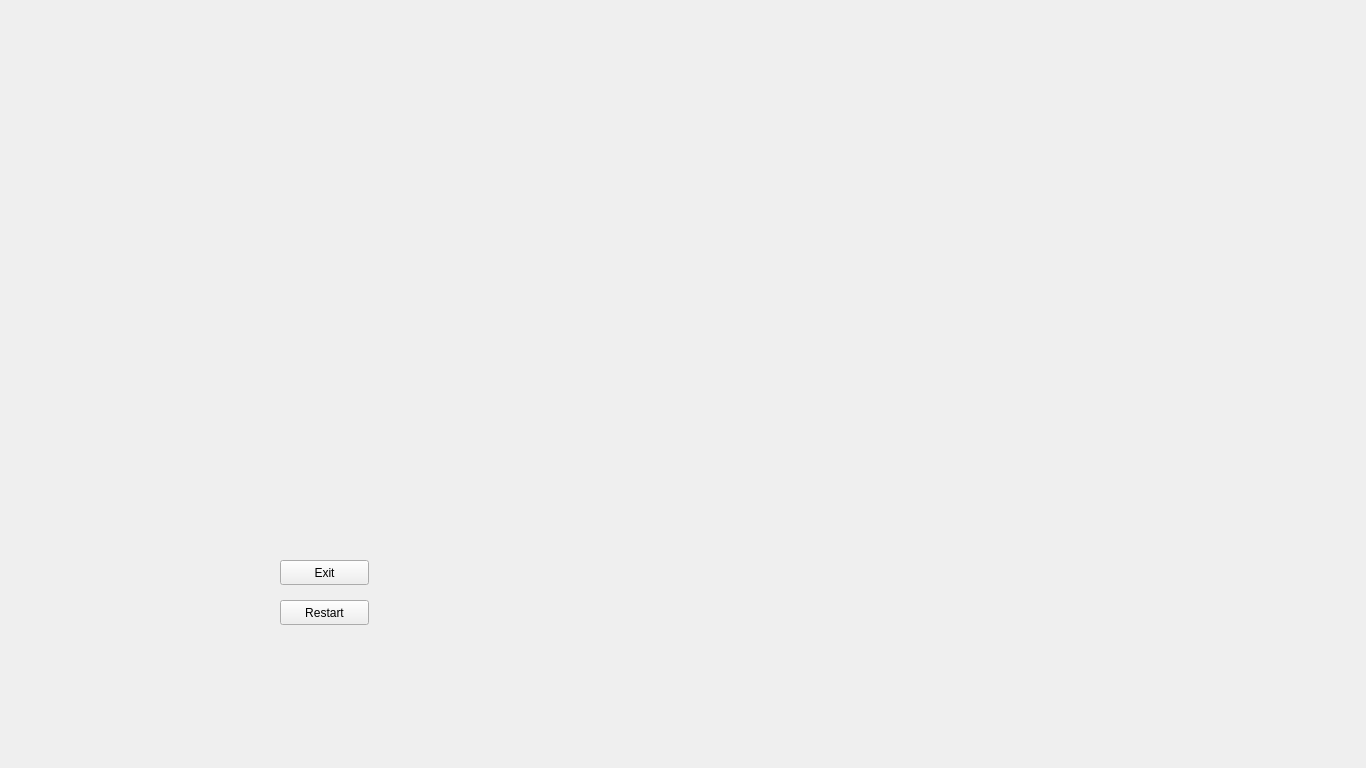
<?xml version="1.0" encoding="UTF-8"?>
<ui version="4.0">
 <class>endwindow</class>
 <widget class="QMainWindow" name="endwindow">
  <property name="geometry">
   <rect>
    <x>0</x>
    <y>0</y>
    <width>1366</width>
    <height>768</height>
   </rect>
  </property>
  <property name="windowTitle">
   <string>MainWindow</string>
  </property>
  <widget class="QWidget" name="centralwidget">
   <widget class="QLabel" name="winlabel">
    <property name="geometry">
     <rect>
      <x>220</x>
      <y>340</y>
      <width>721</width>
      <height>121</height>
     </rect>
    </property>
    <property name="text">
     <string/>
    </property>
    <property name="alignment">
     <set>Qt::AlignCenter</set>
    </property>
   </widget>
   <widget class="QPushButton" name="bexit">
    <property name="geometry">
     <rect>
      <x>280</x>
      <y>560</y>
      <width>89</width>
      <height>25</height>
     </rect>
    </property>
    <property name="text">
     <string>Exit</string>
    </property>
   </widget>
   <widget class="QPushButton" name="brestart">
    <property name="geometry">
     <rect>
      <x>280</x>
      <y>600</y>
      <width>89</width>
      <height>25</height>
     </rect>
    </property>
    <property name="text">
     <string>Restart</string>
    </property>
   </widget>
   <widget class="QLabel" name="jia">
    <property name="geometry">
     <rect>
      <x>910</x>
      <y>-40</y>
      <width>401</width>
      <height>691</height>
     </rect>
    </property>
    <property name="text">
     <string/>
    </property>
    <property name="pixmap">
     <pixmap resource="resources.qrc">:/screens/mingguangkai-removebg-preview.png</pixmap>
    </property>
   </widget>
   <widget class="QLabel" name="label_2">
    <property name="geometry">
     <rect>
      <x>470</x>
      <y>430</y>
      <width>491</width>
      <height>311</height>
     </rect>
    </property>
    <property name="text">
     <string/>
    </property>
    <property name="pixmap">
     <pixmap resource="resources.qrc">:/screens/hengdao.png</pixmap>
    </property>
   </widget>
   <widget class="QLabel" name="jiazi">
    <property name="geometry">
     <rect>
      <x>920</x>
      <y>250</y>
      <width>411</width>
      <height>501</height>
     </rect>
    </property>
    <property name="text">
     <string/>
    </property>
    <property name="pixmap">
     <pixmap resource="resources.qrc">:/screens/jiazi.png</pixmap>
    </property>
   </widget>
   <widget class="QLabel" name="label">
    <property name="geometry">
     <rect>
      <x>120</x>
      <y>20</y>
      <width>391</width>
      <height>301</height>
     </rect>
    </property>
    <property name="text">
     <string/>
    </property>
    <property name="pixmap">
     <pixmap resource="resources.qrc">:/screens/qingpingyue.png</pixmap>
    </property>
   </widget>
   <widget class="QLabel" name="hscorelabel">
    <property name="geometry">
     <rect>
      <x>550</x>
      <y>280</y>
      <width>291</width>
      <height>51</height>
     </rect>
    </property>
    <property name="text">
     <string/>
    </property>
   </widget>
   <zorder>winlabel</zorder>
   <zorder>bexit</zorder>
   <zorder>brestart</zorder>
   <zorder>label_2</zorder>
   <zorder>jiazi</zorder>
   <zorder>jia</zorder>
   <zorder>label</zorder>
   <zorder>hscorelabel</zorder>
  </widget>
 </widget>
 <resources>
  <include location="resources.qrc"/>
 </resources>
 <connections/>
</ui>
